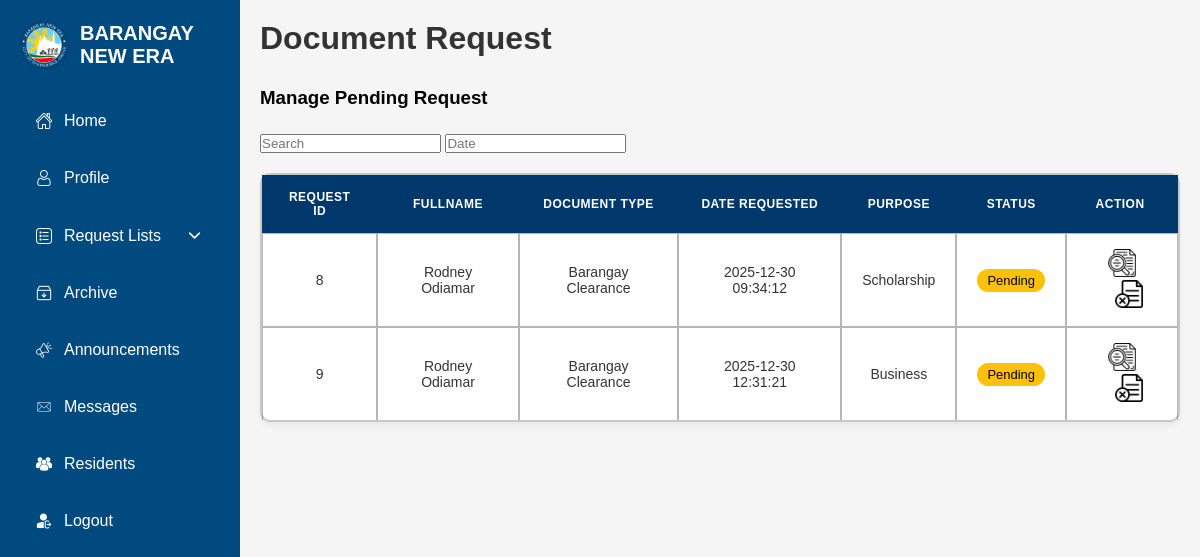
Before: /Admin/adminpending.php (signed in) with the older database file.
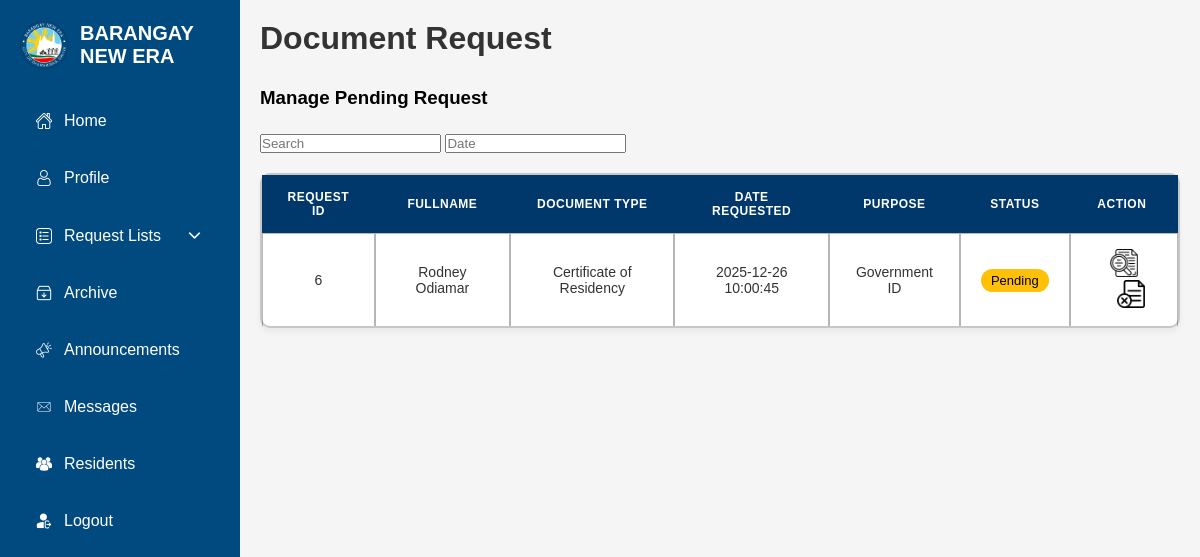
After: the same page with the newer database file.
### tables this page shows
CREATE TABLE `pending_requests` (
  `id` int(11) NOT NULL,
  `user_id` int(11) NOT NULL,
  `fullname` varchar(255) NOT NULL,
  `document_type` varchar(100) NOT NULL,
  `purpose` varchar(255) NOT NULL,
  `notes` text DEFAULT NULL,
  `date_requested` datetime NOT NULL DEFAULT current_timestamp(),
  `status` varchar(50) NOT NULL DEFAULT 'pending',
  `date_processed` datetime DEFAULT NULL,
  `processed_by` int(11) DEFAULT NULL,
  `remarks` text DEFAULT NULL,
  `created_at` timestamp NOT NULL DEFAULT current_timestamp(),
  `updated_at` timestamp NOT NULL DEFAULT current_timestamp() ON UPDATE current_timestamp()
);

### Admin/adminpending.php (the view, shortened to what the changed rows need)
<!DOCTYPE html>
<html lang="en">
<head>
    <link rel="stylesheet" href="adminpending.css">
    <link rel="stylesheet" href="//code.jquery.com/ui/1.12.1/themes/base/jquery-ui.css">
</head>
<body>
   <div class="sidebar">
        <div class="sidebar-logo">
            <h2>BARANGAY NEW ERA</h2>
        </div>
    </div>
    <div class="main-content">
        <div class="header">
            <h1>Document Request</h1>
        </div>
        <div class="requests-table">
            <table>
            <thead>
                <tr>
                    <th>Request ID</th>
                    <th>Fullname</th>
                    <th>Document Type</th>
                    <th>Date Requested</th>
                    <th>Purpose</th>
                    <th>Status</th>
                    <th>Action</th>
                </tr>
            </thead>
            <tbody id="pendingBody">
                <?php
                require_once '../Connection/conn.php';
                $sql = "SELECT * FROM pending_requests WHERE status='pending'";
                $result = $conn->query($sql);
                if($result && $result->num_rows>0){
                    while($row = $result->fetch_assoc()){
                        $details = ['Address'=>'','Birthdate'=>'','Age'=>'','ContactNumber'=>'','email'=>''];
                        if (!array_filter($details)) {
                            $parts = explode(' ', (string)($row['fullname'] ?? ''));
                            $firstName = $parts[0] ?? '';
                            $lastName  = $parts[count($parts)-1] ?? '';
                            $userStmt2 = $conn->prepare("SELECT Address, Birthdate, Age, ContactNumber, email FROM usertbl WHERE FirstName = ? AND LastName = ? LIMIT 1");
                            if ($userStmt2) {
                                $userStmt2->bind_param('ss', $firstName, $lastName);
                                $userStmt2->execute();
                                $uRes2 = $userStmt2->get_result();
                                if ($uRes2 && $uRes2->num_rows > 0) {
                                    $details = $uRes2->fetch_assoc() ?: $details;
                                }
                            }
                        }
                        echo '<tr>';
                        echo '<td>'.htmlspecialchars($row["id"]).'</td>';
                        echo '<td>'.htmlspecialchars($row["fullname"]).'</td>';
                        echo '<td>'.htmlspecialchars($row["document_type"]).'</td>';
                        echo '<td>'.htmlspecialchars($row["date_requested"]).'</td>';
                        echo '<td>'.htmlspecialchars($row["purpose"]).'</td>';
                        echo '<td><span style="background:#ffc107;color:#000;padding:4px 10px;border-radius:12px;font-size:13px;">Pending</span></td>';
                        echo '<td>';
                        echo '<a href="#requestModal" class="action-icon view-btn" data-id="'.$row["id"].'" data-fullname="'.htmlspecialchars($row["fullname"],ENT_QUOTES).'" data-date="'.htmlspecialchars($row["date_requested"],ENT_QUOTES).'" data-doc="'.htmlspecialchars($row["document_type"],ENT_QUOTES).'" data-purpose="'.htmlspecialchars($row["purpose"],ENT_QUOTES).'" data-notes="'.htmlspecialchars($row["notes"] ?? '',ENT_QUOTES).'" data-address="'.htmlspecialchars($details['Address'],ENT_QUOTES).'" data-birthdate="'.htmlspecialchars($details['Birthdate'],ENT_QUOTES).'" data-age="'.htmlspecialchars($details['Age'],ENT_QUOTES).'" data-contact="'.htmlspecialchars($details['ContactNumber'],ENT_QUOTES).'" data-email="'.htmlspecialchars($details['email'],ENT_QUOTES).'" data-label="View file"><img src="../images/view.png" alt="view" style="width:28px;height:28px;"></a> ';
                        echo '<a href="#" class="action-icon reject-btn" data-id="'.$row["id"].'" data-label="Reject"><img src="../images/reject.png" alt="reject" style="width:28px;height:28px; margin-left: 1em;"></a>';
                        echo '</td>';
                        echo '</tr>';
                    }
                }else{
                    echo '<tr><td colspan="7" style="text-align:center;">No pending requests</td></tr>';
                }
                ?>
            </tbody>
        </table>
        </div>
    </div>
</body>
</html>

Changed rows visible on the page:
removed pending_requests: id "8", fullname "Rodney Odiamar", document_type "Barangay Clearance", date_requested "2025-12-30 09:34:12", purpose "Scholarship"
removed pending_requests: id "9", fullname "Rodney Odiamar", document_type "Barangay Clearance", date_requested "2025-12-30 12:31:21", purpose "Business"
added pending_requests: id "6", fullname "Rodney Odiamar", document_type "Certificate of Residency", date_requested "2025-12-26 10:00:45", purpose "Government ID"
